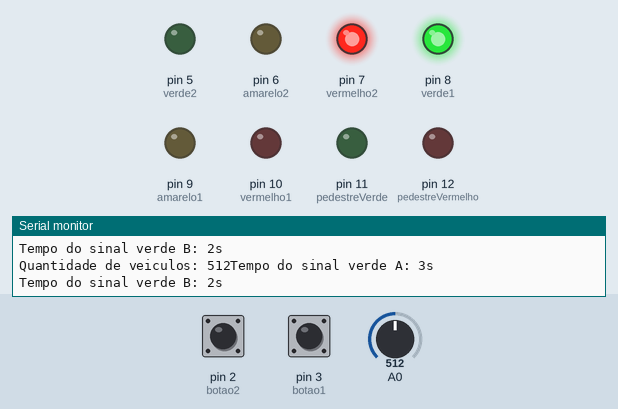
Recording of a sketch running on a simulated Arduino Uno, built with avr-gcc and run on an emulated ATmega328P. On the bench: output pins drawn as LEDs (lit = HIGH), the last lines printed to the serial monitor. The test bench sets the inputs (shaded band); at power-on: pin 2 (botao2) LOW, pin 3 (botao1) LOW, A0 = 512.

Above: at 16.0 s.
16.1 s: pin 2 (botao2) pulled HIGH for 3 s
At 19.0 s:
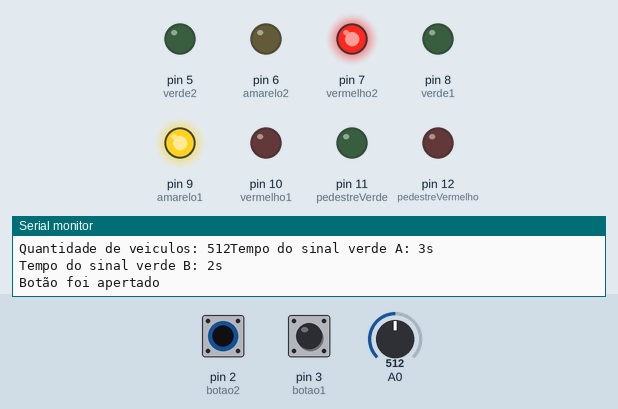
At 21.7 s:
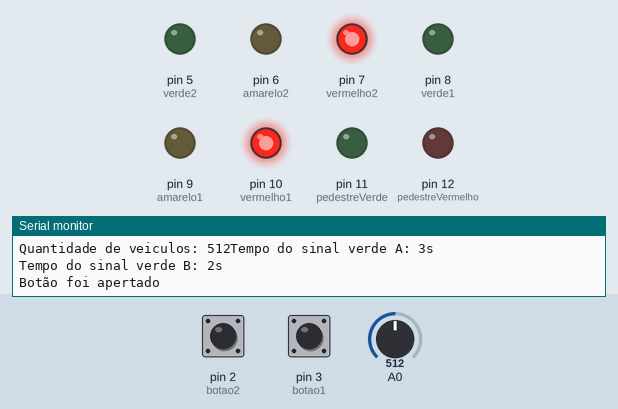
Timing chart, 0 to 37.9 s (numbered marks = the images above; inputs shaded):
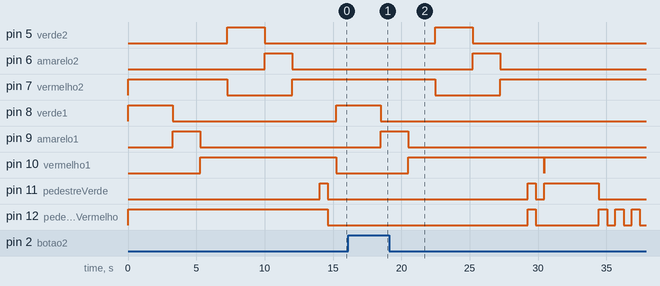

Measured:
- after the input at 16.1 s, pin 8 (verde1): goes on until 18.5 s, then stays LOW; pin 9 (amarelo1): goes on until 20.5 s, then stays LOW

The sketch:

semafaro_arduino.ino
```cpp
const int vermelho1 = 10;
const int amarelo1 = 9;
const int verde1 = 8;
const int vermelho2 = 7;
const int amarelo2 = 6;
const int verde2 = 5;
const int pedestreVermelho = 12;
const int pedestreVerde = 11;
const int botao1 = 3;
const int botao2 = 2;
const int esperaDeSeguranca = 2000;;
const int tempoTotal = 6000;
const int tempoPedestre = 4000;
bool botaoApertado = false;

void setup(){
  pinMode(A0, INPUT);
  pinMode(vermelho1, OUTPUT);
  pinMode(amarelo1, OUTPUT);
  pinMode(verde1, OUTPUT);
  pinMode(vermelho2, OUTPUT);
  pinMode(amarelo2, OUTPUT);
  pinMode(verde2, OUTPUT);
  pinMode(pedestreVermelho, OUTPUT);
  pinMode(pedestreVerde, OUTPUT);
  pinMode(botao2,INPUT);

  attachInterrupt(botao1 - 2, apertarBotaoPedestre, RISING);
  attachInterrupt(botao2 - 2, apertarBotaoPedestre, RISING);
  //attachInterrupt(0,interrupcaoVermelho, RISING);
  //attachInterrupt(0,interrupcaoVerde, RISING);


  Serial.begin(9600);

  liga(vermelho2);
  liga(pedestreVermelho);

}


void loop(){
  int qtCarros = analogRead(A0);
  int tempoA = calcula(qtCarros);
  int tempoB = tempoTotal -  tempoA;
  double tempoASeconds = (double)tempoA / (double)1000;
  double tempoBSeconds = (double)tempoB / (double)1000;

  imprimirDetalhes(qtCarros, tempoASeconds, tempoBSeconds);

  verificaPedestre();
  ligaPorTempo(verde1, tempoA);
  ligaPorTempo(amarelo1, esperaDeSeguranca);

  liga(vermelho1);
  delay(esperaDeSeguranca);
  desligar(vermelho2);

  ligaPorTempo(verde2, tempoB);
  ligaPorTempo(amarelo2, esperaDeSeguranca);

  liga(vermelho2);
  delay(esperaDeSeguranca);

  digitalWrite(pedestreVermelho, HIGH);
  digitalWrite(pedestreVerde, HIGH);
  delay(600);
  digitalWrite(pedestreVermelho, LOW);
  digitalWrite(pedestreVerde, LOW);
  delay(600);
  //verificaPedestre();
  desligar(vermelho1);
}

void imprimirDetalhes(int qtCarros, int tempoASeconds, int tempoBSeconds){
  Serial.print("Quantidade de veiculos: ");
    Serial.print(qtCarros);
    Serial.print("Tempo do sinal verde A: ");
    Serial.print(tempoASeconds);
    Serial.println("s");
    Serial.print("Tempo do sinal verde B: ");
    Serial.print(tempoBSeconds);
    Serial.println("s");
}

void ligaPorTempo(int porta, int tempo){
  liga(porta);
  delay(tempo);
  desligar(porta);
}

void liga(int porta){
  digitalWrite(porta, HIGH);
}

void desligar(int porta){
  digitalWrite(porta, LOW);
}

void pisca(int porta){
  for(int i = 0; i < 5; i ++){
    liga(porta);
      delay(600);
      desligar(porta);
      delay(600);
  }
}

float calcula(int qtCarros){
  if(qtCarros < 341)
      return((qtCarros / 341.0 * 0.3) + 0.2) * tempoTotal;
      return(((qtCarros - 341)/682.0 * ((2.0/3)- 0.5)) + 0.5) * tempoTotal;
}

void verificaPedestre(){
  if(botaoApertado == true){
    desligar(pedestreVermelho);
    liga(pedestreVerde);
    liga(vermelho1);
    liga(vermelho2);
    delay(tempoPedestre);
    desligar(pedestreVerde);
    pisca(pedestreVermelho);
    liga(pedestreVermelho);
    desligar(vermelho1);
    liga(verde1);
    delay(600);
  }
}
void interrupcaoVerde(){
  digitalWrite(pedestreVermelho, LOW);
  digitalWrite(pedestreVerde, HIGH);
  delay(600);
}

void interrupcaoVermelho(){
  digitalWrite(pedestreVerde, LOW);
  digitalWrite(pedestreVermelho, HIGH);
  delay(600);
}
void apertarBotaoPedestre(){
  botaoApertado = true;
  Serial.println("Botão foi apertado");
}
```
